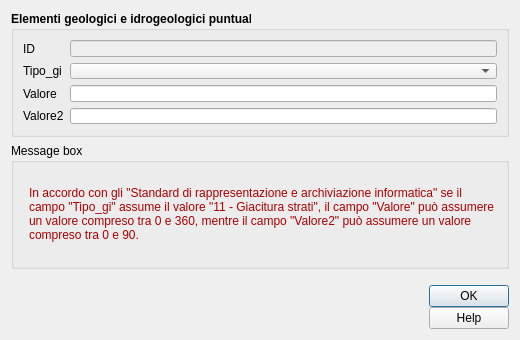
<?xml version="1.0" encoding="UTF-8"?>
<ui version="4.0">
 <class>geoidr</class>
 <widget class="QDialog" name="geoidr">
  <property name="geometry">
   <rect>
    <x>0</x>
    <y>0</y>
    <width>520</width>
    <height>340</height>
   </rect>
  </property>
  <property name="sizePolicy">
   <sizepolicy hsizetype="Fixed" vsizetype="Fixed">
    <horstretch>0</horstretch>
    <verstretch>0</verstretch>
   </sizepolicy>
  </property>
  <property name="minimumSize">
   <size>
    <width>520</width>
    <height>340</height>
   </size>
  </property>
  <property name="maximumSize">
   <size>
    <width>1500</width>
    <height>1500</height>
   </size>
  </property>
  <property name="sizeIncrement">
   <size>
    <width>0</width>
    <height>0</height>
   </size>
  </property>
  <property name="windowTitle">
   <string>Elementi geologici e idrogeologici puntuali</string>
  </property>
  <property name="modal">
   <bool>true</bool>
  </property>
  <layout class="QGridLayout" name="gridLayout_3">
   <item row="0" column="0">
    <widget class="QGroupBox" name="groupBox_2">
     <property name="sizePolicy">
      <sizepolicy hsizetype="Expanding" vsizetype="Expanding">
       <horstretch>0</horstretch>
       <verstretch>0</verstretch>
      </sizepolicy>
     </property>
     <property name="minimumSize">
      <size>
       <width>0</width>
       <height>0</height>
      </size>
     </property>
     <property name="font">
      <font>
       <weight>75</weight>
       <bold>true</bold>
      </font>
     </property>
     <property name="title">
      <string>Elementi geologici e idrogeologici puntuali</string>
     </property>
     <layout class="QGridLayout" name="gridLayout">
      <item row="4" column="1">
       <spacer name="verticalSpacer_3">
        <property name="orientation">
         <enum>Qt::Vertical</enum>
        </property>
        <property name="sizeHint" stdset="0">
         <size>
          <width>20</width>
          <height>40</height>
         </size>
        </property>
       </spacer>
      </item>
      <item row="6" column="1">
       <spacer name="verticalSpacer_4">
        <property name="orientation">
         <enum>Qt::Vertical</enum>
        </property>
        <property name="sizeHint" stdset="0">
         <size>
          <width>20</width>
          <height>40</height>
         </size>
        </property>
       </spacer>
      </item>
      <item row="3" column="1">
       <widget class="QComboBox" name="Tipo_gi">
        <property name="sizePolicy">
         <sizepolicy hsizetype="Expanding" vsizetype="Fixed">
          <horstretch>0</horstretch>
          <verstretch>0</verstretch>
         </sizepolicy>
        </property>
        <property name="font">
         <font>
          <weight>50</weight>
          <bold>false</bold>
         </font>
        </property>
        <property name="toolTip">
         <string/>
        </property>
       </widget>
      </item>
      <item row="7" column="1">
       <widget class="QLineEdit" name="Valore2">
        <property name="toolTip">
         <string/>
        </property>
       </widget>
      </item>
      <item row="3" column="0">
       <widget class="QLabel" name="label">
        <property name="font">
         <font>
          <weight>50</weight>
          <bold>false</bold>
         </font>
        </property>
        <property name="text">
         <string>Tipo_gi</string>
        </property>
       </widget>
      </item>
      <item row="1" column="1">
       <widget class="QLineEdit" name="pkuid">
        <property name="enabled">
         <bool>false</bool>
        </property>
        <property name="palette">
         <palette>
          <active>
           <colorrole role="Text">
            <brush brushstyle="SolidPattern">
             <color alpha="255">
              <red>113</red>
              <green>113</green>
              <blue>113</blue>
             </color>
            </brush>
           </colorrole>
          </active>
          <inactive>
           <colorrole role="Text">
            <brush brushstyle="SolidPattern">
             <color alpha="255">
              <red>113</red>
              <green>113</green>
              <blue>113</blue>
             </color>
            </brush>
           </colorrole>
          </inactive>
          <disabled>
           <colorrole role="Text">
            <brush brushstyle="SolidPattern">
             <color alpha="255">
              <red>120</red>
              <green>120</green>
              <blue>120</blue>
             </color>
            </brush>
           </colorrole>
          </disabled>
         </palette>
        </property>
        <property name="toolTip">
         <string/>
        </property>
       </widget>
      </item>
      <item row="5" column="0">
       <widget class="QLabel" name="label_2">
        <property name="font">
         <font>
          <weight>50</weight>
          <bold>false</bold>
         </font>
        </property>
        <property name="text">
         <string>Valore</string>
        </property>
       </widget>
      </item>
      <item row="5" column="1">
       <widget class="QLineEdit" name="Valore">
        <property name="toolTip">
         <string/>
        </property>
       </widget>
      </item>
      <item row="2" column="1">
       <spacer name="verticalSpacer_2">
        <property name="orientation">
         <enum>Qt::Vertical</enum>
        </property>
        <property name="sizeHint" stdset="0">
         <size>
          <width>20</width>
          <height>40</height>
         </size>
        </property>
       </spacer>
      </item>
      <item row="7" column="0">
       <widget class="QLabel" name="label_4">
        <property name="font">
         <font>
          <weight>50</weight>
          <bold>false</bold>
         </font>
        </property>
        <property name="text">
         <string>Valore2</string>
        </property>
       </widget>
      </item>
      <item row="1" column="0">
       <widget class="QLabel" name="label_3">
        <property name="font">
         <font>
          <weight>50</weight>
          <bold>false</bold>
         </font>
        </property>
        <property name="text">
         <string>ID</string>
        </property>
       </widget>
      </item>
      <item row="0" column="1">
       <spacer name="verticalSpacer">
        <property name="orientation">
         <enum>Qt::Vertical</enum>
        </property>
        <property name="sizeHint" stdset="0">
         <size>
          <width>20</width>
          <height>40</height>
         </size>
        </property>
       </spacer>
      </item>
      <item row="8" column="1">
       <spacer name="verticalSpacer_5">
        <property name="orientation">
         <enum>Qt::Vertical</enum>
        </property>
        <property name="sizeHint" stdset="0">
         <size>
          <width>20</width>
          <height>40</height>
         </size>
        </property>
       </spacer>
      </item>
     </layout>
    </widget>
   </item>
   <item row="1" column="0">
    <widget class="QGroupBox" name="groupBox">
     <property name="sizePolicy">
      <sizepolicy hsizetype="Expanding" vsizetype="Fixed">
       <horstretch>0</horstretch>
       <verstretch>0</verstretch>
      </sizepolicy>
     </property>
     <property name="minimumSize">
      <size>
       <width>0</width>
       <height>0</height>
      </size>
     </property>
     <property name="title">
      <string>Message box</string>
     </property>
     <layout class="QFormLayout" name="formLayout">
      <item row="0" column="1">
       <widget class="QLabel" name="alert_text">
        <property name="sizePolicy">
         <sizepolicy hsizetype="Expanding" vsizetype="Expanding">
          <horstretch>0</horstretch>
          <verstretch>0</verstretch>
         </sizepolicy>
        </property>
        <property name="text">
         <string>&lt;html&gt;&lt;head/&gt;&lt;body&gt;&lt;p&gt;&lt;span style=&quot; color:#aa0000;&quot;&gt;In accordo con gli &amp;quot;Standard di rappresentazione e archiviazione informatica&amp;quot; se il campo &amp;quot;Tipo_gi&amp;quot; assume il valore &amp;quot;11 - Giacitura strati&amp;quot;, il campo &amp;quot;Valore&amp;quot; può assumere un valore compreso tra 0 e 360, mentre il campo &amp;quot;Valore2&amp;quot; può assumere un valore compreso tra 0 e 90.&lt;/span&gt;&lt;/p&gt;&lt;/body&gt;&lt;/html&gt;</string>
        </property>
        <property name="textFormat">
         <enum>Qt::RichText</enum>
        </property>
        <property name="alignment">
         <set>Qt::AlignLeading|Qt::AlignLeft|Qt::AlignVCenter</set>
        </property>
        <property name="wordWrap">
         <bool>true</bool>
        </property>
       </widget>
      </item>
     </layout>
    </widget>
   </item>
   <item row="2" column="0">
    <layout class="QGridLayout" name="gridLayout_2">
     <property name="sizeConstraint">
      <enum>QLayout::SetDefaultConstraint</enum>
     </property>
     <property name="topMargin">
      <number>10</number>
     </property>
     <property name="horizontalSpacing">
      <number>10</number>
     </property>
     <property name="verticalSpacing">
      <number>0</number>
     </property>
     <item row="0" column="3">
      <spacer name="horizontalSpacer">
       <property name="orientation">
        <enum>Qt::Horizontal</enum>
       </property>
       <property name="sizeHint" stdset="0">
        <size>
         <width>40</width>
         <height>20</height>
        </size>
       </property>
      </spacer>
     </item>
     <item row="0" column="4">
      <layout class="QVBoxLayout" name="verticalLayout">
       <item>
        <widget class="QDialogButtonBox" name="buttonBox">
         <property name="sizePolicy">
          <sizepolicy hsizetype="Fixed" vsizetype="Fixed">
           <horstretch>0</horstretch>
           <verstretch>0</verstretch>
          </sizepolicy>
         </property>
         <property name="minimumSize">
          <size>
           <width>0</width>
           <height>0</height>
          </size>
         </property>
         <property name="cursor">
          <cursorShape>PointingHandCursor</cursorShape>
         </property>
         <property name="orientation">
          <enum>Qt::Vertical</enum>
         </property>
         <property name="standardButtons">
          <set>QDialogButtonBox::Ok</set>
         </property>
         <property name="centerButtons">
          <bool>true</bool>
         </property>
        </widget>
       </item>
       <item>
        <widget class="QPushButton" name="help_button">
         <property name="cursor">
          <cursorShape>PointingHandCursor</cursorShape>
         </property>
         <property name="text">
          <string>Help</string>
         </property>
        </widget>
       </item>
      </layout>
     </item>
     <item row="0" column="0">
      <widget class="QLabel" name="label_10">
       <property name="sizePolicy">
        <sizepolicy hsizetype="Preferred" vsizetype="Fixed">
         <horstretch>0</horstretch>
         <verstretch>0</verstretch>
        </sizepolicy>
       </property>
       <property name="text">
        <string/>
       </property>
       <property name="pixmap">
        <pixmap>../loghi/logo-cnr.png</pixmap>
       </property>
      </widget>
     </item>
     <item row="0" column="1">
      <widget class="QLabel" name="label_11">
       <property name="sizePolicy">
        <sizepolicy hsizetype="Preferred" vsizetype="Fixed">
         <horstretch>0</horstretch>
         <verstretch>0</verstretch>
        </sizepolicy>
       </property>
       <property name="text">
        <string/>
       </property>
       <property name="pixmap">
        <pixmap>../loghi/logoigag.png</pixmap>
       </property>
      </widget>
     </item>
     <item row="0" column="2">
      <widget class="QLabel" name="label_15">
       <property name="sizePolicy">
        <sizepolicy hsizetype="Preferred" vsizetype="Fixed">
         <horstretch>0</horstretch>
         <verstretch>0</verstretch>
        </sizepolicy>
       </property>
       <property name="text">
        <string/>
       </property>
       <property name="pixmap">
        <pixmap>../loghi/logo-labgis.png</pixmap>
       </property>
      </widget>
     </item>
    </layout>
   </item>
  </layout>
 </widget>
 <resources/>
 <connections/>
</ui>
